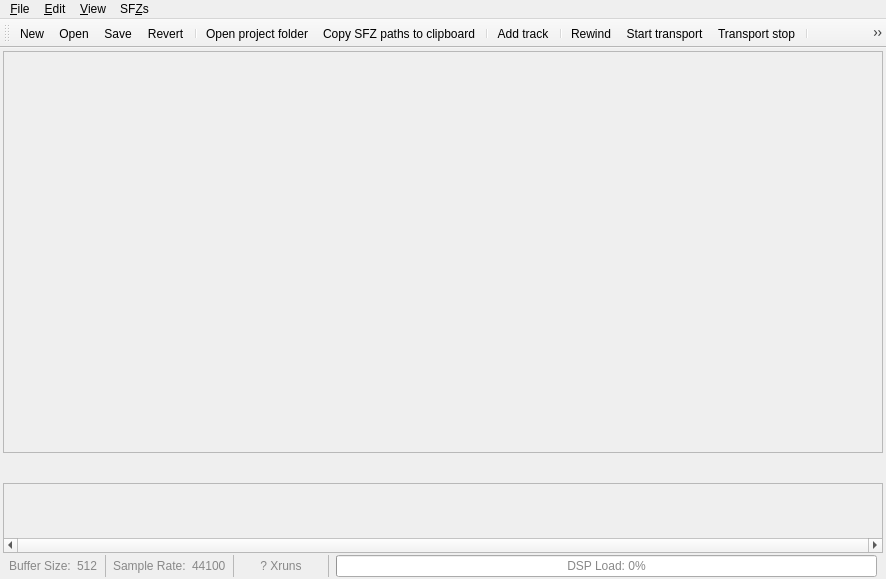
<?xml version="1.0" encoding="UTF-8"?>
<ui version="4.0">
 <class>MainWindow</class>
 <widget class="QMainWindow" name="MainWindow">
  <property name="geometry">
   <rect>
    <x>0</x>
    <y>0</y>
    <width>886</width>
    <height>579</height>
   </rect>
  </property>
  <property name="windowTitle">
   <string>MusecBox</string>
  </property>
  <property name="windowIcon">
   <iconset>
    <normaloff>musecbox-icon.png</normaloff>musecbox-icon.png</iconset>
  </property>
  <widget class="QWidget" name="centralwidget">
   <layout class="QVBoxLayout" name="verticalLayout">
    <property name="spacing">
     <number>2</number>
    </property>
    <property name="leftMargin">
     <number>3</number>
    </property>
    <property name="topMargin">
     <number>3</number>
    </property>
    <property name="rightMargin">
     <number>3</number>
    </property>
    <property name="bottomMargin">
     <number>2</number>
    </property>
    <item>
     <widget class="QScrollArea" name="scrl_ports">
      <property name="sizePolicy">
       <sizepolicy hsizetype="Preferred" vsizetype="Preferred">
        <horstretch>0</horstretch>
        <verstretch>100</verstretch>
       </sizepolicy>
      </property>
      <property name="verticalScrollBarPolicy">
       <enum>Qt::ScrollBarAlwaysOff</enum>
      </property>
      <property name="horizontalScrollBarPolicy">
       <enum>Qt::ScrollBarAlwaysOff</enum>
      </property>
      <property name="widgetResizable">
       <bool>true</bool>
      </property>
      <widget class="QFrame" name="frm_ports">
       <property name="geometry">
        <rect>
         <x>0</x>
         <y>0</y>
         <width>878</width>
         <height>384</height>
        </rect>
       </property>
       <property name="sizePolicy">
        <sizepolicy hsizetype="MinimumExpanding" vsizetype="MinimumExpanding">
         <horstretch>0</horstretch>
         <verstretch>0</verstretch>
        </sizepolicy>
       </property>
      </widget>
     </widget>
    </item>
    <item>
     <widget class="QFrame" name="frm_balance">
      <property name="minimumSize">
       <size>
        <width>0</width>
        <height>26</height>
       </size>
      </property>
      <layout class="QHBoxLayout" name="lo_balance">
       <property name="spacing">
        <number>0</number>
       </property>
       <property name="leftMargin">
        <number>0</number>
       </property>
       <property name="topMargin">
        <number>0</number>
       </property>
       <property name="rightMargin">
        <number>0</number>
       </property>
       <property name="bottomMargin">
        <number>0</number>
       </property>
      </layout>
     </widget>
    </item>
    <item>
     <widget class="QScrollArea" name="scr_shared_plugins">
      <property name="verticalScrollBarPolicy">
       <enum>Qt::ScrollBarAlwaysOff</enum>
      </property>
      <property name="horizontalScrollBarPolicy">
       <enum>Qt::ScrollBarAlwaysOn</enum>
      </property>
      <property name="widgetResizable">
       <bool>true</bool>
      </property>
      <widget class="QWidget" name="frm_shared_plugins">
       <property name="geometry">
        <rect>
         <x>0</x>
         <y>0</y>
         <width>878</width>
         <height>54</height>
        </rect>
       </property>
      </widget>
     </widget>
    </item>
    <item>
     <widget class="QFrame" name="frm_statusbar">
      <property name="sizePolicy">
       <sizepolicy hsizetype="Preferred" vsizetype="Preferred">
        <horstretch>0</horstretch>
        <verstretch>0</verstretch>
       </sizepolicy>
      </property>
      <property name="styleSheet">
       <string notr="true">QFrame * { color: #888 }</string>
      </property>
      <layout class="QHBoxLayout" name="horizontalLayout_4">
       <property name="leftMargin">
        <number>6</number>
       </property>
       <property name="topMargin">
        <number>0</number>
       </property>
       <property name="rightMargin">
        <number>6</number>
       </property>
       <property name="bottomMargin">
        <number>0</number>
       </property>
       <item>
        <widget class="QLabel" name="label_3">
         <property name="text">
          <string>Buffer Size:</string>
         </property>
        </widget>
       </item>
       <item>
        <widget class="QLabel" name="lbl_buffer_size">
         <property name="text">
          <string>512</string>
         </property>
        </widget>
       </item>
       <item>
        <widget class="Line" name="line_1">
         <property name="lineWidth">
          <number>0</number>
         </property>
         <property name="midLineWidth">
          <number>1</number>
         </property>
         <property name="orientation">
          <enum>Qt::Vertical</enum>
         </property>
        </widget>
       </item>
       <item>
        <widget class="QLabel" name="label_4">
         <property name="text">
          <string>Sample Rate:</string>
         </property>
        </widget>
       </item>
       <item>
        <widget class="QLabel" name="lbl_sample_rate">
         <property name="text">
          <string>44100</string>
         </property>
        </widget>
       </item>
       <item>
        <widget class="Line" name="line_2">
         <property name="lineWidth">
          <number>0</number>
         </property>
         <property name="midLineWidth">
          <number>1</number>
         </property>
         <property name="orientation">
          <enum>Qt::Vertical</enum>
         </property>
        </widget>
       </item>
       <item>
        <widget class="QPushButton" name="b_xruns">
         <property name="text">
          <string>? Xruns</string>
         </property>
         <property name="flat">
          <bool>true</bool>
         </property>
        </widget>
       </item>
       <item>
        <widget class="Line" name="line_4">
         <property name="lineWidth">
          <number>0</number>
         </property>
         <property name="midLineWidth">
          <number>1</number>
         </property>
         <property name="orientation">
          <enum>Qt::Vertical</enum>
         </property>
        </widget>
       </item>
       <item>
        <widget class="QProgressBar" name="pb_dsp_load_placeholder">
         <property name="value">
          <number>0</number>
         </property>
         <property name="alignment">
          <set>Qt::AlignCenter</set>
         </property>
         <property name="format">
          <string>DSP Load: %p%</string>
         </property>
        </widget>
       </item>
      </layout>
     </widget>
    </item>
   </layout>
  </widget>
  <widget class="QMenuBar" name="menubar">
   <property name="geometry">
    <rect>
     <x>0</x>
     <y>0</y>
     <width>886</width>
     <height>22</height>
    </rect>
   </property>
   <widget class="QMenu" name="menu_file">
    <property name="title">
     <string>&amp;File</string>
    </property>
    <widget class="QMenu" name="menu_open_recent">
     <property name="title">
      <string>&amp;Recent Projects ...</string>
     </property>
     <property name="icon">
      <iconset theme="document-open-recent">
       <normaloff>.</normaloff>.</iconset>
     </property>
    </widget>
    <addaction name="action_new"/>
    <addaction name="action_open"/>
    <addaction name="menu_open_recent"/>
    <addaction name="separator"/>
    <addaction name="action_save"/>
    <addaction name="action_save_as"/>
    <addaction name="action_revert"/>
    <addaction name="separator"/>
    <addaction name="action_open_project_folder"/>
    <addaction name="action_open_in_terminal"/>
    <addaction name="separator"/>
    <addaction name="action_auto_start"/>
    <addaction name="action_apply_to_score"/>
    <addaction name="separator"/>
    <addaction name="action_close"/>
    <addaction name="action_quit"/>
   </widget>
   <widget class="QMenu" name="menu_edit">
    <property name="title">
     <string>&amp;Edit</string>
    </property>
    <addaction name="action_add_port"/>
    <addaction name="action_add_track"/>
    <addaction name="action_add_shared_plugin"/>
    <addaction name="action_clear_shared_plugins"/>
    <addaction name="separator"/>
    <addaction name="action_connect_all_tracks"/>
    <addaction name="action_auto_connect_tracks"/>
    <addaction name="separator"/>
    <addaction name="action_mute_all_tracks"/>
    <addaction name="action_unmute_all_tracks"/>
    <addaction name="separator"/>
    <addaction name="action_clear_track_plugins"/>
    <addaction name="separator"/>
   </widget>
   <widget class="QMenu" name="menu_view">
    <property name="title">
     <string>&amp;View</string>
    </property>
    <widget class="QMenu" name="menu_style">
     <property name="title">
      <string>St&amp;yle</string>
     </property>
    </widget>
    <addaction name="action_show_toolbar"/>
    <addaction name="action_show_port_inputs"/>
    <addaction name="action_show_channels"/>
    <addaction name="action_show_indicators"/>
    <addaction name="action_show_balance"/>
    <addaction name="action_show_shared_plugins"/>
    <addaction name="action_show_statusbar"/>
    <addaction name="action_show_plugin_volume"/>
    <addaction name="separator"/>
    <addaction name="action_rollup_all_plugins"/>
    <addaction name="action_unroll_all_plugins"/>
    <addaction name="separator"/>
    <addaction name="action_collapse_all_ports"/>
    <addaction name="action_expand_all_ports"/>
    <addaction name="separator"/>
    <addaction name="action_show_connections"/>
    <addaction name="action_show_project_info"/>
    <addaction name="action_show_score_info"/>
    <addaction name="separator"/>
    <addaction name="menu_style"/>
    <addaction name="action_reload_style"/>
    <addaction name="action_vertical_layout"/>
   </widget>
   <widget class="QMenu" name="menuSF_Z">
    <property name="title">
     <string>SF&amp;Zs</string>
    </property>
    <addaction name="action_watch_files"/>
    <addaction name="action_copy_sfzs"/>
    <addaction name="action_copy_sfz_paths"/>
    <addaction name="separator"/>
    <addaction name="action_show_sfzdb"/>
   </widget>
   <addaction name="menu_file"/>
   <addaction name="menu_edit"/>
   <addaction name="menu_view"/>
   <addaction name="menuSF_Z"/>
  </widget>
  <widget class="QToolBar" name="toolbar">
   <property name="windowTitle">
    <string>toolBar</string>
   </property>
   <attribute name="toolBarArea">
    <enum>TopToolBarArea</enum>
   </attribute>
   <attribute name="toolBarBreak">
    <bool>false</bool>
   </attribute>
   <addaction name="action_new"/>
   <addaction name="action_open"/>
   <addaction name="action_save"/>
   <addaction name="action_revert"/>
   <addaction name="separator"/>
   <addaction name="action_open_project_folder"/>
   <addaction name="action_copy_sfz_paths"/>
   <addaction name="separator"/>
   <addaction name="action_add_track"/>
   <addaction name="separator"/>
   <addaction name="action_transport_rewind"/>
   <addaction name="action_transport_start"/>
   <addaction name="action_transport_stop"/>
   <addaction name="separator"/>
   <addaction name="action_record"/>
  </widget>
  <action name="action_open">
   <property name="icon">
    <iconset theme="document-open">
     <normaloff>.</normaloff>.</iconset>
   </property>
   <property name="text">
    <string>&amp;Open  ...</string>
   </property>
   <property name="toolTip">
    <string>Open project, track definition, or MuseScore score</string>
   </property>
   <property name="shortcut">
    <string>Ctrl+O</string>
   </property>
  </action>
  <action name="action_quit">
   <property name="icon">
    <iconset theme="application-exit">
     <normaloff>.</normaloff>.</iconset>
   </property>
   <property name="text">
    <string>&amp;Quit</string>
   </property>
   <property name="toolTip">
    <string>Shutdown CarlaQt engine and quit</string>
   </property>
   <property name="shortcut">
    <string>Ctrl+Q</string>
   </property>
  </action>
  <action name="action_show_preferences">
   <property name="text">
    <string>&amp;Preferences</string>
   </property>
   <property name="toolTip">
    <string>Show the preferences window (Unimplemented)</string>
   </property>
  </action>
  <action name="action_show_toolbar">
   <property name="checkable">
    <bool>true</bool>
   </property>
   <property name="checked">
    <bool>true</bool>
   </property>
   <property name="text">
    <string>&amp;Toolbar</string>
   </property>
   <property name="toolTip">
    <string>Show/hide the toolbar</string>
   </property>
   <property name="shortcut">
    <string>Ctrl+Shift+T</string>
   </property>
  </action>
  <action name="action_show_balance">
   <property name="checkable">
    <bool>true</bool>
   </property>
   <property name="checked">
    <bool>true</bool>
   </property>
   <property name="text">
    <string>&amp;Balance Control</string>
   </property>
   <property name="toolTip">
    <string>Show/hide the balance control</string>
   </property>
   <property name="shortcut">
    <string>Ctrl+Shift+B</string>
   </property>
  </action>
  <action name="action_show_shared_plugins">
   <property name="checkable">
    <bool>true</bool>
   </property>
   <property name="checked">
    <bool>true</bool>
   </property>
   <property name="text">
    <string>Shared &amp;Plugins</string>
   </property>
   <property name="toolTip">
    <string>Show/hide the shared plugins area</string>
   </property>
   <property name="shortcut">
    <string>Ctrl+Shift+P</string>
   </property>
  </action>
  <action name="action_show_statusbar">
   <property name="checkable">
    <bool>true</bool>
   </property>
   <property name="checked">
    <bool>true</bool>
   </property>
   <property name="text">
    <string>&amp;Statusbar</string>
   </property>
   <property name="toolTip">
    <string>Show/hide the status bar</string>
   </property>
   <property name="shortcut">
    <string>Ctrl+Shift+S</string>
   </property>
  </action>
  <action name="action_show_channels">
   <property name="checkable">
    <bool>true</bool>
   </property>
   <property name="checked">
    <bool>true</bool>
   </property>
   <property name="text">
    <string>&amp;Channels</string>
   </property>
   <property name="toolTip">
    <string>Show/hide track channels</string>
   </property>
   <property name="shortcut">
    <string>Ctrl+Shift+C</string>
   </property>
  </action>
  <action name="action_expand_all_ports">
   <property name="text">
    <string>E&amp;xpand all ports</string>
   </property>
  </action>
  <action name="action_add_shared_plugin">
   <property name="text">
    <string>Add &amp;shared Plugin</string>
   </property>
   <property name="toolTip">
    <string>Add a shared Plugin</string>
   </property>
  </action>
  <action name="action_clear_shared_plugins">
   <property name="text">
    <string>&amp;Clear shared Plugins</string>
   </property>
   <property name="toolTip">
    <string>Remove all shared Plugins</string>
   </property>
  </action>
  <action name="action_collapse_all_ports">
   <property name="text">
    <string>Collapse all ports</string>
   </property>
   <property name="toolTip">
    <string>Collapse (hide) all ports</string>
   </property>
  </action>
  <action name="action_unroll_all_plugins">
   <property name="icon">
    <iconset theme="go-down">
     <normaloff>.</normaloff>.</iconset>
   </property>
   <property name="text">
    <string>&amp;Unroll all plugins</string>
   </property>
  </action>
  <action name="action_rollup_all_plugins">
   <property name="icon">
    <iconset theme="go-up">
     <normaloff>.</normaloff>.</iconset>
   </property>
   <property name="text">
    <string>Ro&amp;llup all plugins</string>
   </property>
   <property name="toolTip">
    <string>Rollup (shrink) all plugins</string>
   </property>
   <property name="shortcut">
    <string>Ctrl+Shift+R</string>
   </property>
  </action>
  <action name="action_unmute_all_tracks">
   <property name="icon">
    <iconset theme="audio-volume-high">
     <normaloff>.</normaloff>.</iconset>
   </property>
   <property name="text">
    <string>&amp;Unmute all tracks</string>
   </property>
   <property name="shortcut">
    <string>Ctrl+U</string>
   </property>
  </action>
  <action name="action_mute_all_tracks">
   <property name="icon">
    <iconset theme="audio-volume-muted">
     <normaloff>.</normaloff>.</iconset>
   </property>
   <property name="text">
    <string>&amp;Mute all tracks</string>
   </property>
   <property name="shortcut">
    <string>Ctrl+M</string>
   </property>
  </action>
  <action name="action_new">
   <property name="icon">
    <iconset theme="document-new">
     <normaloff>.</normaloff>.</iconset>
   </property>
   <property name="text">
    <string>&amp;New</string>
   </property>
   <property name="toolTip">
    <string>Create a new project</string>
   </property>
   <property name="shortcut">
    <string>Ctrl+N</string>
   </property>
  </action>
  <action name="action_save">
   <property name="icon">
    <iconset theme="document-save">
     <normaloff>.</normaloff>.</iconset>
   </property>
   <property name="text">
    <string>&amp;Save</string>
   </property>
   <property name="toolTip">
    <string>Save the current project</string>
   </property>
   <property name="shortcut">
    <string>Ctrl+S</string>
   </property>
  </action>
  <action name="action_show_port_inputs">
   <property name="checkable">
    <bool>true</bool>
   </property>
   <property name="checked">
    <bool>true</bool>
   </property>
   <property name="text">
    <string>Port i&amp;nputs</string>
   </property>
   <property name="toolTip">
    <string>Show/hide port inputs</string>
   </property>
   <property name="shortcut">
    <string>Ctrl+Shift+N</string>
   </property>
  </action>
  <action name="action_reload_style">
   <property name="text">
    <string>Reload style</string>
   </property>
   <property name="toolTip">
    <string>Reload the current style, reflecting changes</string>
   </property>
   <property name="shortcut">
    <string>F5</string>
   </property>
  </action>
  <action name="action_clear_track_plugins">
   <property name="text">
    <string>Clear all track plugins</string>
   </property>
   <property name="toolTip">
    <string>Remove all plugins in all track tracks</string>
   </property>
  </action>
  <action name="action_add_port">
   <property name="text">
    <string>Add port</string>
   </property>
   <property name="toolTip">
    <string>Add a new port</string>
   </property>
   <property name="shortcut">
    <string>Ctrl+P</string>
   </property>
  </action>
  <action name="action_add_track">
   <property name="icon">
    <iconset theme="list-add">
     <normaloff>.</normaloff>.</iconset>
   </property>
   <property name="text">
    <string>Add track</string>
   </property>
   <property name="toolTip">
    <string>Add a new track widget</string>
   </property>
   <property name="shortcut">
    <string>Ctrl+T</string>
   </property>
  </action>
  <action name="action_show_score_info">
   <property name="icon">
    <iconset>
     <normaloff>.</normaloff>.</iconset>
   </property>
   <property name="text">
    <string>Score info</string>
   </property>
   <property name="toolTip">
    <string>Show port, channels, instrument name and voice for the score from which the project was imported</string>
   </property>
  </action>
  <action name="action_connect_all_tracks">
   <property name="text">
    <string>Connect all tracks</string>
   </property>
   <property name="toolTip">
    <string>Connect all tracks' audio output to a selected client</string>
   </property>
  </action>
  <action name="action_show_sfzdb">
   <property name="icon">
    <iconset theme="system-file-manager">
     <normaloff>.</normaloff>.</iconset>
   </property>
   <property name="text">
    <string>Edit SF&amp;Z Database</string>
   </property>
   <property name="toolTip">
    <string>Manages the internal SFZ database</string>
   </property>
  </action>
  <action name="action_auto_connect_tracks">
   <property name="checkable">
    <bool>true</bool>
   </property>
   <property name="text">
    <string>Auto connect tracks</string>
   </property>
   <property name="toolTip">
    <string>Automatically connect new ports and tracks to the first system client</string>
   </property>
  </action>
  <action name="action_vertical_layout">
   <property name="checkable">
    <bool>true</bool>
   </property>
   <property name="icon">
    <iconset>
     <normaloff>.</normaloff>.</iconset>
   </property>
   <property name="text">
    <string>Vertical layout</string>
   </property>
   <property name="toolTip">
    <string>Show interface in a vertical layout (requires restart)</string>
   </property>
  </action>
  <action name="action_save_as">
   <property name="icon">
    <iconset theme="document-save-as">
     <normaloff>.</normaloff>.</iconset>
   </property>
   <property name="text">
    <string>Save &amp;as</string>
   </property>
   <property name="toolTip">
    <string>Save the current project with a different file name</string>
   </property>
   <property name="shortcut">
    <string>Ctrl+Shift+A</string>
   </property>
  </action>
  <action name="action_show_indicators">
   <property name="checkable">
    <bool>true</bool>
   </property>
   <property name="text">
    <string>&amp;Indicators</string>
   </property>
   <property name="toolTip">
    <string>Show/hide the MIDI and audio input indicators</string>
   </property>
   <property name="shortcut">
    <string>Ctrl+Shift+I</string>
   </property>
  </action>
  <action name="action_auto_start">
   <property name="checkable">
    <bool>true</bool>
   </property>
   <property name="enabled">
    <bool>false</bool>
   </property>
   <property name="text">
    <string>Open on start</string>
   </property>
   <property name="toolTip">
    <string>When checked, will open this project at startup</string>
   </property>
  </action>
  <action name="action_revert">
   <property name="icon">
    <iconset theme="document-revert">
     <normaloff>.</normaloff>.</iconset>
   </property>
   <property name="text">
    <string>Re&amp;vert</string>
   </property>
   <property name="toolTip">
    <string>Discard changes and reload the last saved copy</string>
   </property>
  </action>
  <action name="action_show_project_info">
   <property name="icon">
    <iconset theme="dialog-information">
     <normaloff>.</normaloff>.</iconset>
   </property>
   <property name="text">
    <string>Project &amp;info</string>
   </property>
   <property name="toolTip">
    <string>Show port/channel list, with option to copy to clipboard</string>
   </property>
   <property name="shortcut">
    <string>Alt+Return</string>
   </property>
  </action>
  <action name="action_show_plugin_volume">
   <property name="checkable">
    <bool>true</bool>
   </property>
   <property name="text">
    <string>Plugin Volume</string>
   </property>
   <property name="toolTip">
    <string>Show/hide the volume indicators for track plugins</string>
   </property>
  </action>
  <action name="action_show_connections">
   <property name="icon">
    <iconset theme="preferences-system-network">
     <normaloff>.</normaloff>.</iconset>
   </property>
   <property name="text">
    <string>Connections</string>
   </property>
   <property name="toolTip">
    <string>Show current connections</string>
   </property>
   <property name="shortcut">
    <string>F4</string>
   </property>
  </action>
  <action name="action_watch_files">
   <property name="checkable">
    <bool>true</bool>
   </property>
   <property name="icon">
    <iconset theme="edit-find">
     <normaloff>.</normaloff>.</iconset>
   </property>
   <property name="text">
    <string>&amp;Watch SFZs for changes</string>
   </property>
   <property name="toolTip">
    <string>Watch for changes in loaded .sfz files and reload when changed</string>
   </property>
  </action>
  <action name="action_close">
   <property name="text">
    <string>C&amp;lose</string>
   </property>
   <property name="toolTip">
    <string>Close the current project</string>
   </property>
   <property name="shortcut">
    <string>Ctrl+W</string>
   </property>
  </action>
  <action name="action_open_project_folder">
   <property name="icon">
    <iconset theme="system-file-manager">
     <normaloff>.</normaloff>.</iconset>
   </property>
   <property name="text">
    <string>Open project folder</string>
   </property>
  </action>
  <action name="action_apply_to_score">
   <property name="text">
    <string>Apply project to MuseScore3 score</string>
   </property>
  </action>
  <action name="action_copy_sfzs">
   <property name="icon">
    <iconset theme="document-save">
     <normaloff>.</normaloff>.</iconset>
   </property>
   <property name="text">
    <string>Copy SFZs to &amp;project folder</string>
   </property>
  </action>
  <action name="action_copy_sfz_paths">
   <property name="icon">
    <iconset theme="edit-copy">
     <normaloff>.</normaloff>.</iconset>
   </property>
   <property name="text">
    <string>&amp;Copy SFZ paths to clipboard</string>
   </property>
  </action>
  <action name="action_transport_start">
   <property name="icon">
    <iconset theme="media-playback-start">
     <normaloff>.</normaloff>.</iconset>
   </property>
   <property name="text">
    <string>Start transport</string>
   </property>
   <property name="toolTip">
    <string>Start the JACK transport. Other applications will begin playing.</string>
   </property>
  </action>
  <action name="action_transport_stop">
   <property name="icon">
    <iconset theme="media-playback-stop">
     <normaloff>.</normaloff>.</iconset>
   </property>
   <property name="text">
    <string>Transport stop</string>
   </property>
   <property name="toolTip">
    <string>Stop the JACK transport</string>
   </property>
  </action>
  <action name="action_record">
   <property name="icon">
    <iconset theme="media-record">
     <normaloff>.</normaloff>.</iconset>
   </property>
   <property name="text">
    <string>Start recording</string>
   </property>
   <property name="toolTip">
    <string>Rewind the transport to 0 and start recording</string>
   </property>
  </action>
  <action name="action_transport_rewind">
   <property name="icon">
    <iconset theme="media-seek-backward">
     <normaloff>.</normaloff>.</iconset>
   </property>
   <property name="text">
    <string>Rewind</string>
   </property>
   <property name="toolTip">
    <string>Rewind the JACK transport to position 0</string>
   </property>
  </action>
  <action name="action_open_in_terminal">
   <property name="icon">
    <iconset theme="utilities-terminal"/>
   </property>
   <property name="text">
    <string>Open project folder in terminal</string>
   </property>
   <property name="toolTip">
    <string>Opens a terminal in the directory that the project is in</string>
   </property>
  </action>
 </widget>
 <resources/>
 <connections>
  <connection>
   <sender>action_quit</sender>
   <signal>triggered()</signal>
   <receiver>MainWindow</receiver>
   <slot>close()</slot>
   <hints>
    <hint type="sourcelabel">
     <x>-1</x>
     <y>-1</y>
    </hint>
    <hint type="destinationlabel">
     <x>482</x>
     <y>227</y>
    </hint>
   </hints>
  </connection>
 </connections>
</ui>
